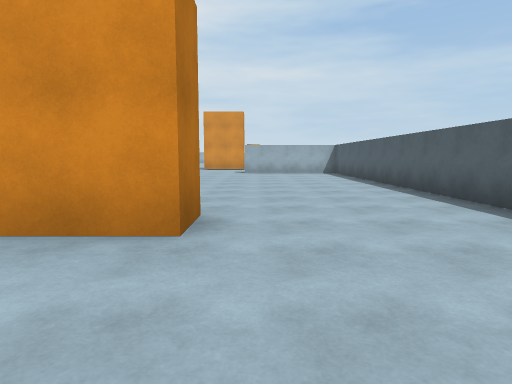
[1] (above)

15 first-person views from a walk through a 3-D level made in the Unity game engine. The camera is 1.3 m above the floor, tilts 6° down and sees 75° across. The floor is counted in squares, 2 m on a side. Each view is taken from the middle of a square. On the plan, view 1 faces up. The plan holds only what a view shows up to about 10 squares ahead; the rest is blank. The place goes on beyond the plan. The player is left out. Door leaves are left out, so doorways stand open.

[2]
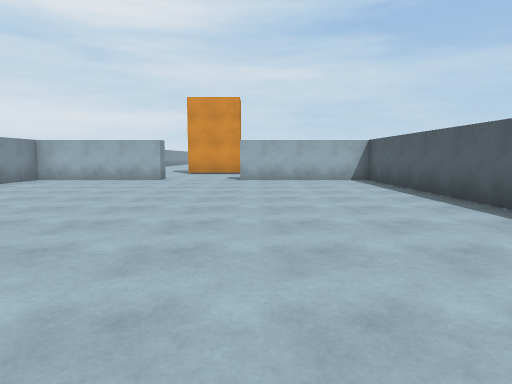

[3]
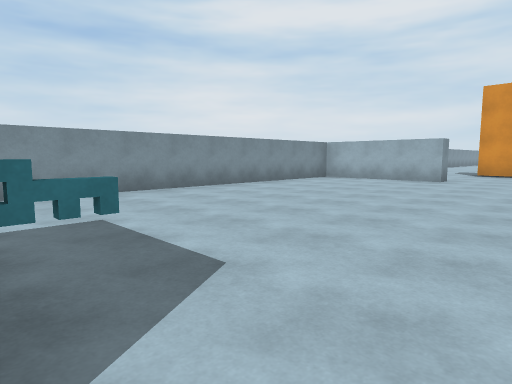

[4]
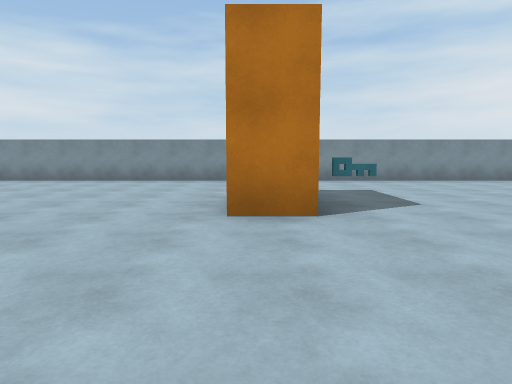

[5]
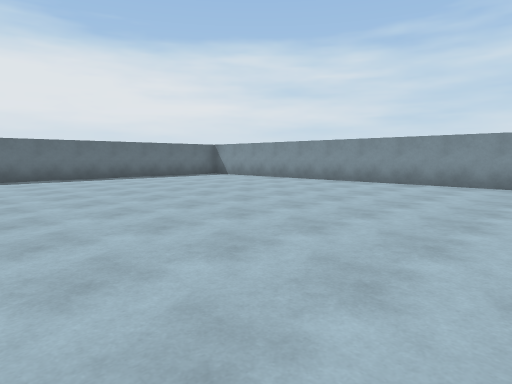

[6]
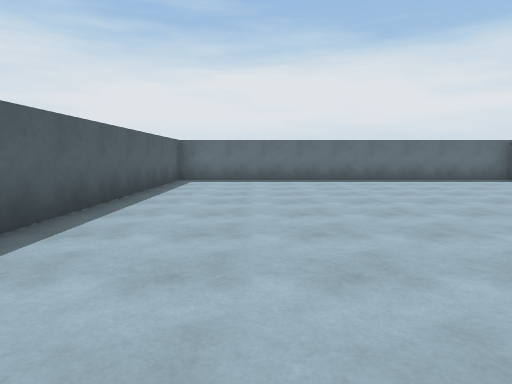

[7]
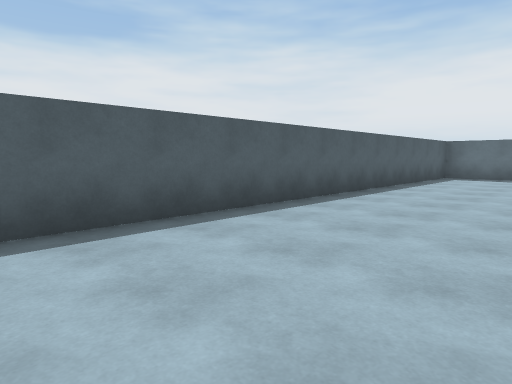

[8]
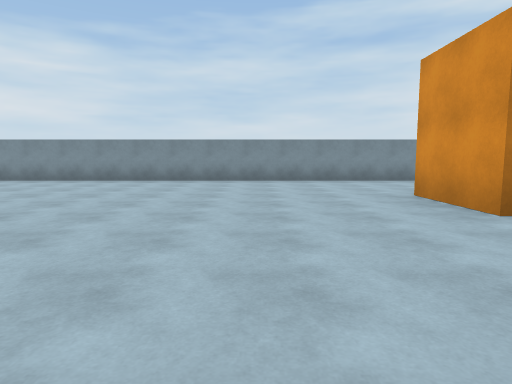

[9]
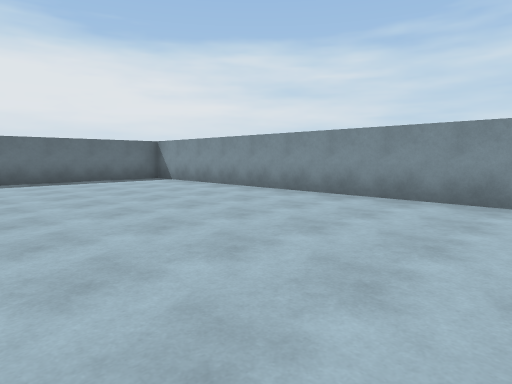

[10]
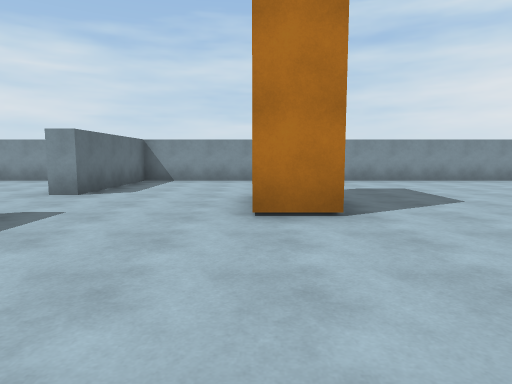

[11]
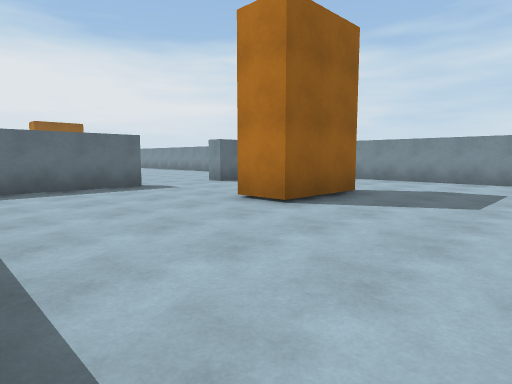

[12]
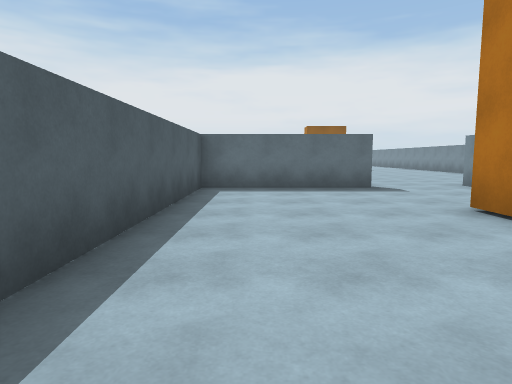

[13]
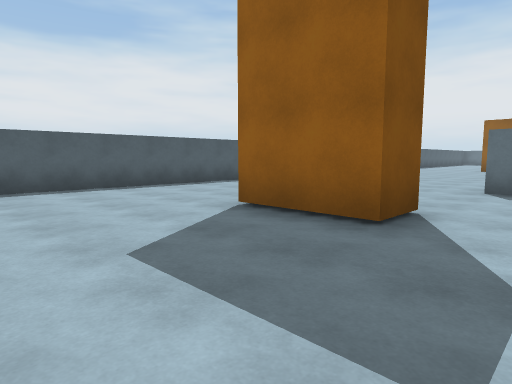

[14]
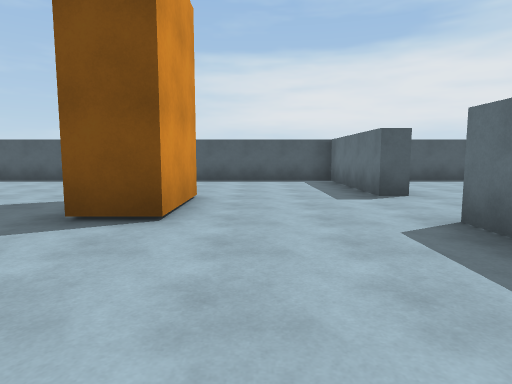

[15]
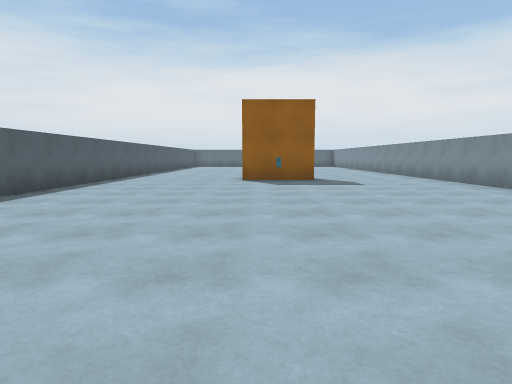

### Floor plan
Points are (right, up) in squares from view 1. A wall is a line through its corners. A room is listed if a view was taken in it or the views show most of it. See-through windows are left out.
Room 1 (views 1, 2, 3, 4, 5, 6, 7, 8, 9, 15)
walls: (-2.8, 3.7) (-0.6, 3.7) (-0.6, 2.7) (-2.6, 2.7); (-2.7, 13.4) (-6.2, 13.4) (-6.2, -9.4) (3.2, -9.4) (3.2, 13.4) (-0.4, 13.4)
ways out: open door at (-1.5, 14) to room 2
objects: key (-2, 4)
Room 2 (views 10, 11, 12, 13, 14)
walls: (-2.6, 18) (-0.6, 18) (-0.6, 17) (-2.6, 17) (-2.6, 18); (-6.2, 21.5) (-6.2, 13.9) (-2.7, 13.9); (-0.4, 13.9) (3.2, 13.9) (3.2, 21.5)
ways out: open door at (-1.5, 14) to room 1

Where each view was taken, in squares from view 1:
view 1: 0 up, 0 right, facing up
view 2: 4 up, 0 right, facing up
view 3: 4 up, 0 right, facing up-left
view 4: 3 up, 3 right, facing left
view 5: 1 up, 2 right, facing down-left
view 6: 0 up, 1 right, facing down
view 7: 2 up, 0 right, facing down-right
view 8: 0 up, 3 right, facing left
view 9: 0 up, 1 left, facing down-left
view 10: 17 up, 3 right, facing left
view 11: 21 up, 3 right, facing down-left
view 12: 21 up, 2 right, facing down
view 13: 21 up, 4 left, facing down-right
view 14: 16 up, 6 left, facing right
view 15: 13 up, 1 left, facing down
